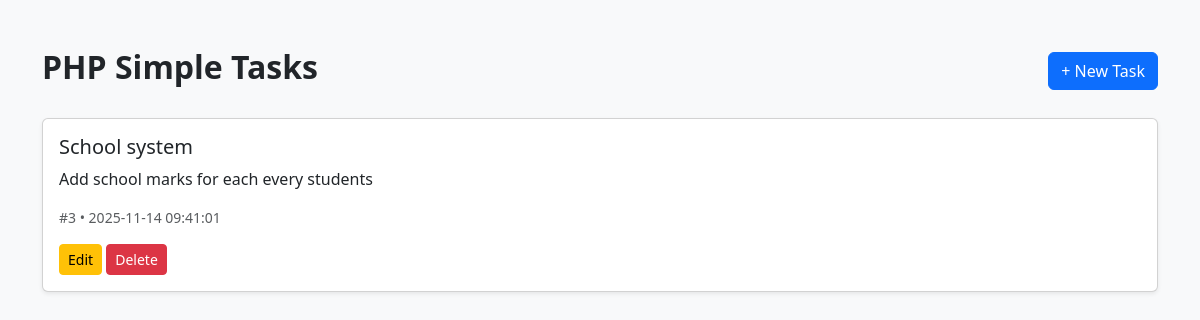
Before: / with the older database file.
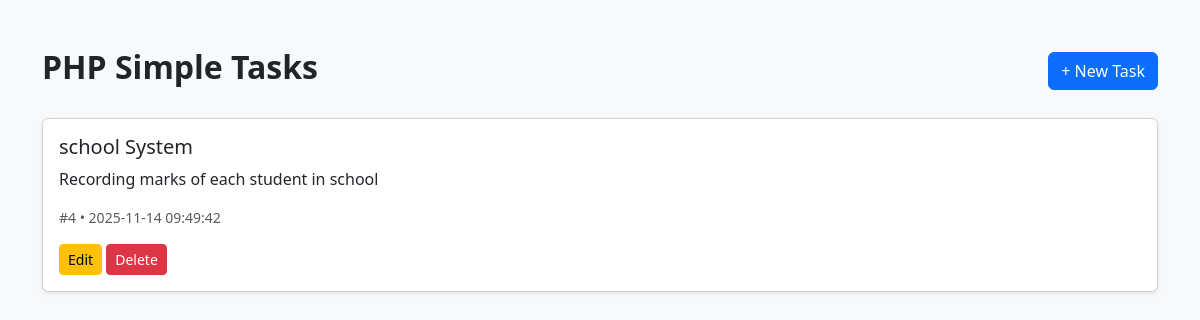
After: the same page with the newer database file.
### tables this page shows
CREATE TABLE tasks (
        id INTEGER PRIMARY KEY AUTOINCREMENT,
        title TEXT NOT NULL,
        description TEXT,
        created_at DATETIME DEFAULT CURRENT_TIMESTAMP
    );

### src/Task.php (called while the page is built, shortened)
<?php
class Task {
    public static function all(): array {
        $pdo = Database::get();
        $stmt = $pdo->query("SELECT * FROM tasks ORDER BY id DESC");
        return $stmt->fetchAll(PDO::FETCH_ASSOC);
    }
}

### public/index.php (the view, shortened to what this page needs)
<?php
require_once __DIR__ . '/../src/Task.php';
$tasks = Task::all();
?>
<!DOCTYPE html>
<html lang="en">
<head>
    <link href="https://cdn.jsdelivr.net/npm/bootstrap@5.3.3/dist/css/bootstrap.min.css" rel="stylesheet">
</head>
<body class="bg-light">
<div class="container py-5">
    <div class="d-flex justify-content-between align-items-center mb-4">
        <h2 class="fw-bold">PHP Simple Tasks</h2>
        <a href="create.php" class="btn btn-primary">+ New Task</a>
    </div>
    <?php foreach ($tasks as $task): ?>
        <div class="card mb-3 shadow-sm">
            <div class="card-body">
                <h5 class="card-title"><?= htmlspecialchars($task['title']) ?></h5>
                <p class="card-text"><?= nl2br(htmlspecialchars($task['description'])) ?></p>
                <p class="text-muted small">#<?= $task['id'] ?> • <?= $task['created_at'] ?></p>
                <a href="edit.php?id=<?= $task['id'] ?>" class="btn btn-sm btn-warning">Edit</a>
                <a href="delete.php?id=<?= $task['id'] ?>" class="btn btn-sm btn-danger">Delete</a>
            </div>
        </div>
    <?php endforeach; ?>
</div>
</body>
</html>

Changed rows visible on the page:
removed tasks: title "School system", description "Add school marks for each every students", id "3", created_at "2025-11-14 09:41:01"
added tasks: title "school System", description "Recording marks of each student in school", id "4", created_at "2025-11-14 09:49:42"
